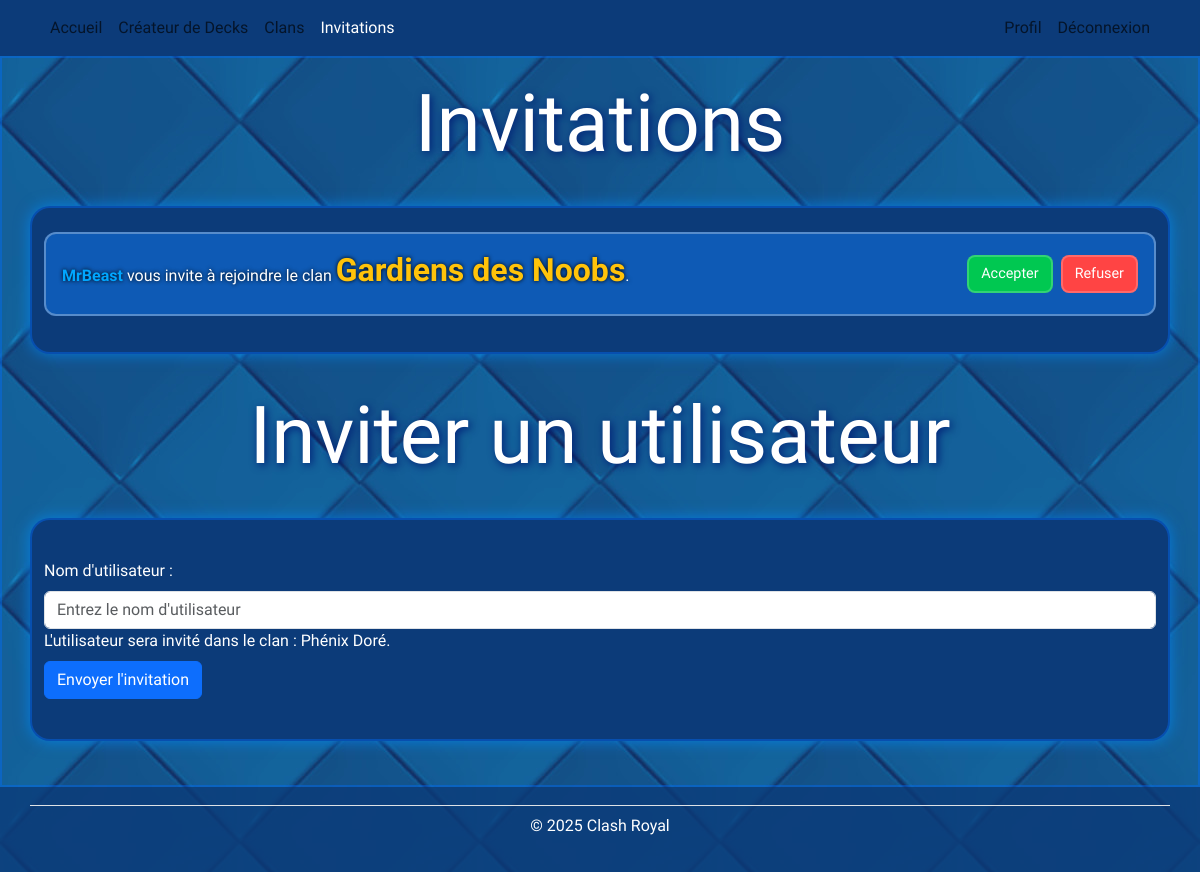
/index.php?action=afficherInvitations (signed in), run on the app's committed database.
### tables this page shows
CREATE TABLE Invitation(
    Id_Invitation INT AUTO_INCREMENT,
    Id_Utilisateur INT NOT NULL,
    Id_Utilisateur_1 INT NOT NULL,
    Id_Clan INT NOT NULL,
    PRIMARY KEY(Id_Invitation),
    FOREIGN KEY(Id_Utilisateur) REFERENCES Utilisateur(Id_Utilisateur),
    FOREIGN KEY(Id_Utilisateur_1) REFERENCES Utilisateur(Id_Utilisateur),
    FOREIGN KEY(Id_Clan) REFERENCES Clan(Id_Clan)
);

CREATE TABLE Utilisateur(
    Id_Utilisateur INT AUTO_INCREMENT,
    nom VARCHAR(100)  NOT NULL,
    mot_de_passe VARCHAR(255)  NOT NULL,
    PRIMARY KEY(Id_Utilisateur),
    UNIQUE(nom)
);

CREATE TABLE Clan(
    Id_Clan INT AUTO_INCREMENT,
    nom_clan VARCHAR(150)  NOT NULL,
    description_clan VARCHAR(500)  NOT NULL,
    prive BOOLEAN NOT NULL,
    PRIMARY KEY(Id_Clan),
    UNIQUE(nom_clan)
);

CREATE TABLE UtilisateurClan(
    Id_Clan INT,
    Id_Utilisateur INT,
    Id_Role INT,
    PRIMARY KEY(Id_Clan, Id_Utilisateur, Id_Role),
    FOREIGN KEY(Id_Clan) REFERENCES Clan(Id_Clan),
    FOREIGN KEY(Id_Utilisateur) REFERENCES Utilisateur(Id_Utilisateur),
    FOREIGN KEY(Id_Role) REFERENCES Role(Id_Role)
);

### controleur/controleur.php (called while the page is built, shortened)
<?php
require_once 'modele/modeleClan.php';
require_once 'modele/modeleUtilisateurs.php';
require_once 'modele/modeleInvitation.php';
function afficherInvitations()
{
    require 'vue/invitation.php';
}

### modele/modeleInvitation.php (called while the page is built, shortened)
<?php
class ModeleInvitation
{
    public static function ObtenirInvitationsParUtilisateur($idUtilisateur)
    {
        $connexion = BD::ObtenirConnexion();
        $req = $connexion->prepare(
            "SELECT * FROM Invitation WHERE Id_Utilisateur_1 = :idUtilisateur"
        );
        $req->bindParam(':idUtilisateur', $idUtilisateur);
        $req->execute();
        return $req;
    }
}
?>

### modele/modeleUtilisateurs.php (called while the page is built, shortened)
<?php
class ModeleUtilisateurs
{
    public static function ObtenirTout($idUtilisateur)
    {
        $connexion = BD::ObtenirConnexion();
        $req = $connexion->prepare(
            "SELECT * FROM Utilisateur WHERE Id_Utilisateur = :idUtilisateur"
        );
        $req->bindParam(':idUtilisateur', $idUtilisateur);
        $req->execute();
        return $req;
    }
}

### modele/modeleClan.php (called while the page is built, shortened)
<?php
class ModeleClan
{
    public static function ObtenirClanParId($idClan)
    {
        $connexion = BD::ObtenirConnexion();
        $req = $connexion->prepare(
            "SELECT * FROM Clan WHERE Id_Clan = :Id_Clan"
        );
        $req->bindParam(':Id_Clan', $idClan);
        $req->execute();
        return $req;
    }
    public static function ObtenirClanUtilisateur($idUtilisateur)
    {
        $connexion = BD::ObtenirConnexion();
        $req = $connexion->prepare(
            "SELECT * FROM Clan
            JOIN UtilisateurClan ON Clan.Id_Clan = UtilisateurClan.Id_Clan
            WHERE UtilisateurClan.Id_Utilisateur = :Id_Utilisateur"
        );
        $req->bindParam(':Id_Utilisateur', $idUtilisateur);
        $req->execute();
        return $req;
    }
}

### vue/invitation.php (the view, shortened to what this page needs)
<?php $titreOnglet = 'Invitations';
require_once "modele/modeleInvitation.php";
require_once "modele/modeleUtilisateurs.php";
require_once "modele/modeleClan.php" ?>
<?php ob_start();
$requeteInvitation = ModeleInvitation::ObtenirInvitationsParUtilisateur($_SESSION['utilisateur']['Id_Utilisateur']);
$invitations = $requeteInvitation->fetch();
?>
<h1 class="text-center big-goofy-title"><?php echo $titreOnglet; ?></h1>
<div class="container bg-blue-900  tableau p-6 min-h-screen">
    <div class="max-w-3xl mx-auto">
        <?php if ($invitations == null) { ?>
            <h2 class="text-center">Vous n'avez aucune invitation pour le moment.</h2>
        <?php } else { ?>
        <?php do {
                $requetenom = ModeleUtilisateurs::ObtenirTout($invitations['Id_Utilisateur_1']);
                $requeteClan = ModeleClan::ObtenirClanParId($invitations['Id_Clan']);
                $clan = $requeteClan->fetch();
                $utilisateur = $requetenom->fetch();
        ?>
            <div class="invitation-card" data-id="<?= $invitations['Id_Invitation'] ?>">
                <div class="invitation-text">
                    <span class="user-name"><?= htmlspecialchars($utilisateur['nom']) ?></span>
                    vous invite à rejoindre le clan
                    <span class="clan-name"><?= htmlspecialchars($clan['nom_clan']) ?></span>.
                </div>
                <div class="invitation-buttons">
                    <button class="btn-accept accepter-invitation" data-id="<?= $invitations['Id_Invitation'] ?>">Accepter</button>
                    <button class="btn-refuse refuser-invitation" data-id="<?= $invitations['Id_Invitation'] ?>">Refuser</button>
                </div>
            </div>
        <?php } while ($invitations = $requeteInvitation->fetch());
        } ?>
    </div>
</div>
<h1 class="big-goofy-title text-center"> Inviter un utilisateur </h1>
<?php $requeteClan = ModeleClan::ObtenirClanUtilisateur($_SESSION['utilisateur']['Id_Utilisateur']);
$clan = $requeteClan->fetch();
if ($clan) {
?>
    <form class="container bg-blue-900 tableau" method="post" action="envoyerInvitation" class="needs-validation" novalidate id="form-inviter">
        <div class="mb-3 mt-3">
            <label for="nomUtilisateur" class="form-label">Nom d'utilisateur&nbsp;:</label>
            <input type="text" class="form-control" id="nomUtilisateur" placeholder="Entrez le nom d'utilisateur" name="nomUtilisateur" required minlength="3" maxlength="45">
            <label class="form-label">L'utilisateur sera invité dans le clan : <?php echo $clan['nom_clan']; ?>.</label>
            <button type="submit" class="btn btn-primary">Envoyer l'invitation</button>
        </div>
    </form>
<?php
} else {
    echo "<div class=\"container bg-blue-900 tableau\"><h2 class='text-center'>Vous devez être dans un clan pour inviter des utilisateurs.</h2></div>";
}
?>
<?php require 'vue/gabarit.php'; ?>

### css/style.css (style rules this page uses)
body, main { font-family: 'Luckiest Guy', cursive; color: white; background-image: url("../Images/Autres/Background.jpg"); background-repeat: repeat; background-size: auto; background-attachment: fixed; }
.tableau { border-radius: 20px; border: 2px solid rgba(0, 110, 255, 0.4); box-shadow: 0 0 15px rgba(0, 140, 255, 0.7); padding: 2%; margin: 2%; }
.bg-blue-900 { background-color: #0c3b79; }
.big-goofy-title { font-size: 5rem; text-shadow: 2px 2px 8px rgb(2, 29, 117); stroke: url(#ffffff); padding: 10px; }
.invitation-card { background-color: rgba(16, 105, 207, 0.7); border: 2px solid rgba(255, 255, 255, 0.3); border-radius: 12px; padding: 12px 16px; margin-bottom: 12px; display: flex; flex-direction: column; justify-content: space-between; color: white; text-shadow: 0 0 4px black; transition: transform 0.2s ease, filter 0.2s ease; }
.invitation-text { font-family: 'Luckiest Guy', cursive; font-size: 1rem; margin-bottom: 8px; }
.invitation-text .clan-name { color: rgb(255, 195, 10); font-weight: bold; }
.invitation-text .user-name { color: #00a6ff; font-weight: bold; }
.invitation-buttons { display: flex; gap: 8px; }
.btn-accept { background-color: #00c851; color: white; padding: 6px 12px; border-radius: 8px; font-family: 'Luckiest Guy', cursive; font-size: 0.9rem; border: 2px solid rgba(255,255,255,0.2); transition: transform 0.2s ease, filter 0.2s ease; }
.btn-refuse { background-color: #ff4444; color: white; padding: 6px 12px; border-radius: 8px; font-family: 'Luckiest Guy', cursive; font-size: 0.9rem; border: 2px solid rgba(255,255,255,0.2); transition: transform 0.2s ease, filter 0.2s ease; }
.clan-name { font-size: 2rem; color: #fff; }
@media (min-width: 768px) { .invitation-card { flex-direction: row; align-items: center; justify-content: space-between; } }

### data on the page
invitation: Id_Utilisateur_1.nom "MrBeast", Id_Clan.nom_clan "Gardiens des Noobs"
utilisateurclan: Id_Clan.nom_clan "Phénix Doré"

### other printed values
$titreOnglet "Invitations"
